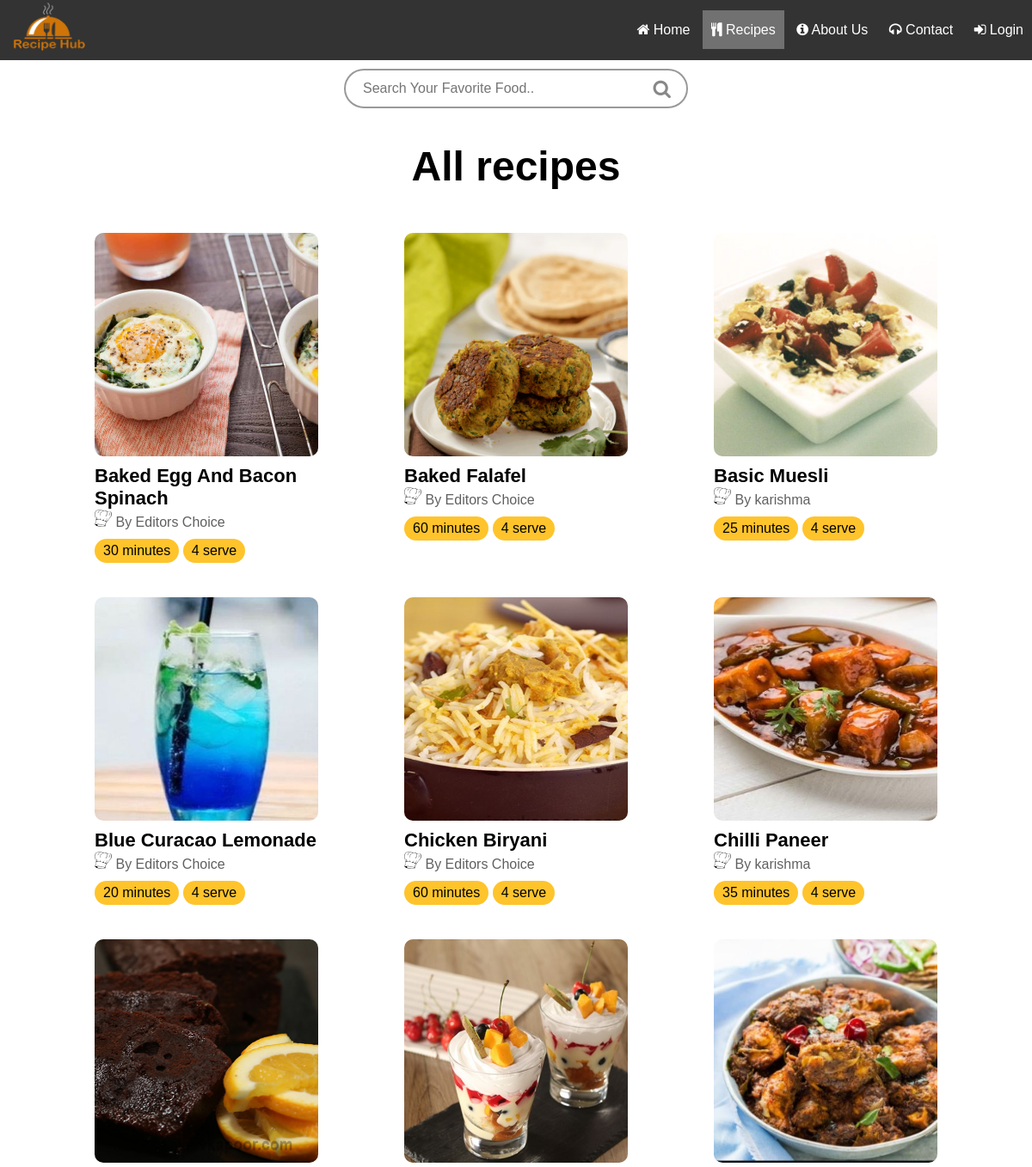
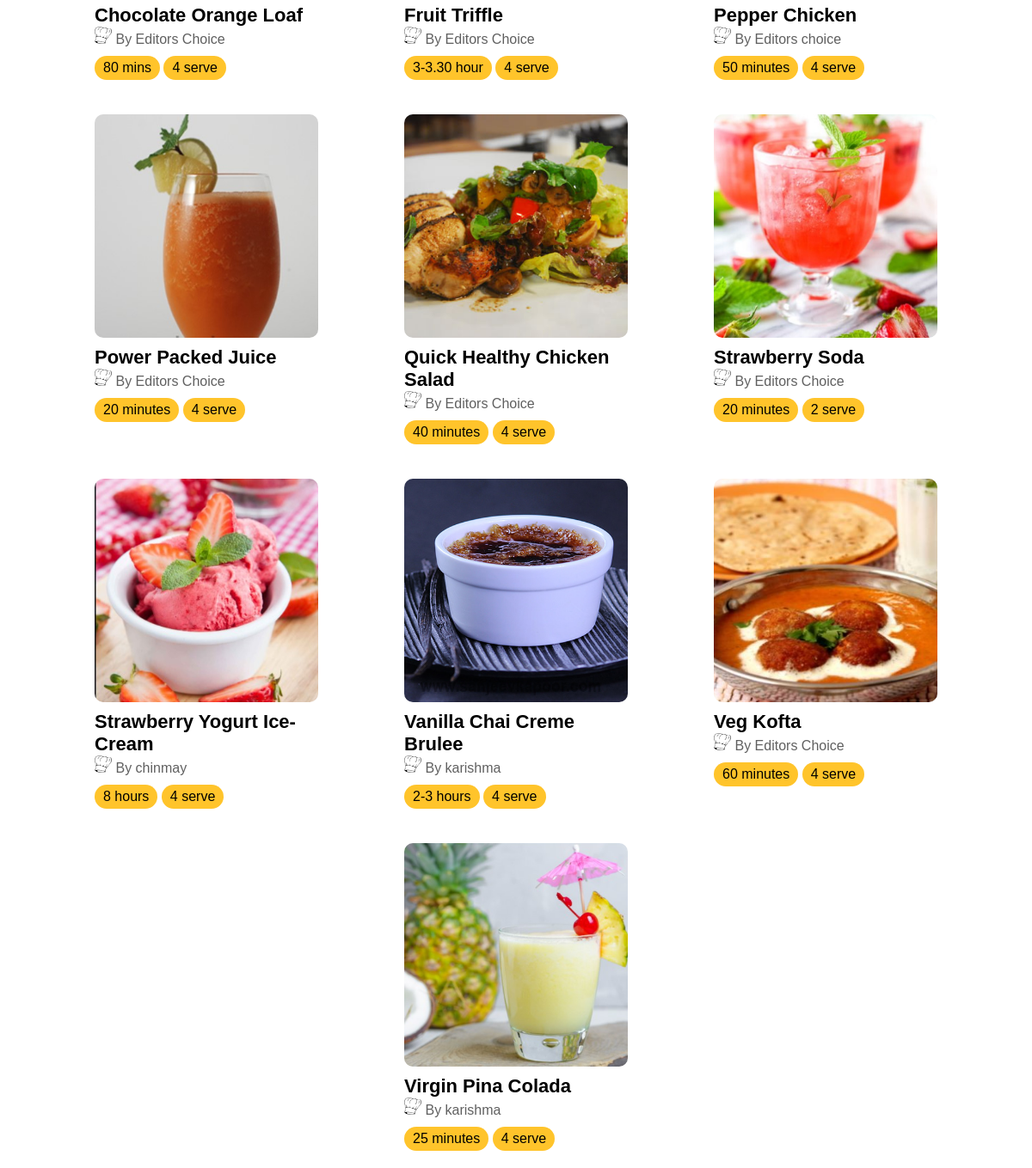
The page /allrecipes.php on the database its author committed (2 pictures, top to bottom).
### tables this page shows
CREATE TABLE `dishes` (
  `id` int(10) NOT NULL,
  `name` varchar(255) NOT NULL,
  `uploded_by` varchar(255) NOT NULL,
  `prep` varchar(255) NOT NULL,
  `cook` varchar(255) NOT NULL,
  `ready_in` varchar(255) NOT NULL,
  `category` varchar(255) NOT NULL,
  `serve` int(10) NOT NULL,
  `level` varchar(255) NOT NULL,
  `discription` text NOT NULL,
  `nutritions` longtext NOT NULL,
  `image` varchar(255) NOT NULL
);

### allrecipes.php (the view, shortened to what this page needs)
<?php
    require_once "pdo.php";
    if(isset($_GET['category'])){
        $stmt = $pdo->prepare("SELECT * FROM `dishes` WHERE `category`=:category ORDER BY `name`");
        $stmt->execute(array(":category" => $_GET['category']));
    }
    elseif(isset($_GET['search'])){
        $search= $_GET['search'];
        $stmt = $pdo->prepare("SELECT * FROM `dishes` WHERE `name` LIKE '$search%' ORDER BY `name`");
        $stmt->execute();
    }
    else{
        $stmt = $pdo->prepare("SELECT * FROM `dishes` ORDER BY `name`");
        $stmt->execute();
    }
    $rows = $stmt->fetchAll(PDO::FETCH_ASSOC);
?>
<!DOCTYPE html>
<html>
<head>
 		<link rel="stylesheet" href="https://cdnjs.cloudflare.com/ajax/libs/font-awesome/4.7.0/css/font-awesome.min.css">
     <link rel="stylesheet" href="recipe_styles.css">
</head>
<body>
<div class="navbar">
  <div class="logo">
    <img src="img/recipehub.png" id="logoimg" height="70px" width="120px">
  </div>
<ul id="navlist">
  <li class="navlist"><a href="recipe_trial.php"><i class="fa fa-home" aria-hidden="true"></i> Home</a></li>
  <li class="navlist"><a class='active' href="allrecipes.php"><i class='fa fa-cutlery' aria-hidden='true'></i> Recipes</a></li>
  <li class="navlist"><a href="about.php"><i class="fa fa-info-circle" aria-hidden="true"></i> About Us</a></li>
  <li class="navlist"><a href="contact.php"><i class="fa fa-headphones" aria-hidden="true"></i> Contact</a></li>
  <li class="navlist" id='dropbtn'>
  <?php
      if(isset($_SESSION['username'])){
        echo "<a><i class='fa fa-user' aria-hidden='true'></i> welcome ".$_SESSION['username']." <i class='fa fa-angle-double-down' aria-hidden='true'></i></a>";
        echo "<div class='dropdown-content'>";
        echo "<a href='user.php'><i class='fa fa-cutlery' aria-hidden='true'></i> My recipes</a>";
        echo "<a href='logout.php'><i class='fa fa-sign-out' aria-hidden='true'></i> Log Out</a>";
        echo "</div>";
      }else{
        echo "<a href='landing.php'><i class='fa fa-sign-in' aria-hidden='true'></i> Login</a>";
      }
  ?>
  </li>
</ul>
</div>
<div class="recipes">
  <div id="searchbox">
    <form>
      <input id="search" type="text" name="search" placeholder="Search Your Favorite Food.."><i class="fa fa-search searchicon" aria-hidden="true"></i>
    </form>
  </div>
    <center><h2 style="margin: 30px;font-size: 3rem;">
    <?php
    if(isset($_GET['category'])){
        echo $_GET['category'];
    }else{
        echo 'All recipes';
    }
    ?>
    </h2></center>
    <div class="list">
    <?php
        if ( count($rows) == 0) {
            echo ("<p style='margin:10px;'>no recipes</p>");
        }
        else{
            foreach( $rows as $row ) {
                ?>
                <div class="recipe_card">
                    <div class="dish_img">
                        <a href="recipe.php?id=<?=$row['id']?>">
                            <img class="dishimg" src="<?=$row['image']?>" height="100%" width="100%" >
                        </a>
                    </div>
                    <div class="dish_info">
                        <div class="dishname" style="margin: 10px 0;">
                        <h4 ><a href="recipe.php?id=<?=$row['id']?>" class="dish_name"><?=$row['name']?></a></h4>
                        <a class="chefname" href="#"><img src="img/chefhat.png" alt="" width="20" height="20"> By <?=$row['uploded_by']?></a>
                        </div>
                        <div class="dish_metadata">
                            <div class="meta"><?=$row['ready_in']?></div>
                            <div class="meta"><?=$row['serve']?> serve</div>
                        </div>
                    </div>
                </div>
                <?php
            }
        }
    ?>
</div>
</body>
</html>

### recipe_styles.css (style rules this page uses)
* { box-sizing: border-box; margin: 0; padding: 0; }
body { font-family: Verdana, sans-serif; }
.navbar { position: sticky; top: 0; background-color: #333; height: 70px; line-height: 70px; z-index: 3; }
.logo { float: left; height: 100%; }
#navlist { list-style-type: none; margin: 0; padding: 0; float: right; }
.navlist { height: 100%; display: inline-block; }
.navlist:last-child { border-right: none; }
.navlist a { color: white; text-align: center; padding: 14px 10px; text-decoration: none; }
.active { background-color: #4CAF50; }
.active { background-color: #717171; }
.list { display: flex; flex-wrap: wrap; width: 90%; margin: 0 auto; justify-content: space-around; }
.recipe_card { width: 280px; padding:10px; margin: 10px; position: relative; }
.dish_img { height: 260px; width: 100%; border-radius: 10px; overflow: hidden; margin-right: 20px; }
.dishimg { transition: transform .3s ease,opacity .3s; -webkit-transition: -webkit-transform .3s ease,opacity .3s; width: 100%; height: 100%; object-fit: cover; }
.chefname { color: #606060; font-weight: 400; font-size: 16px; text-decoration: none; }
.meta { background-color: #ffc42b; display: inline-block; padding: 5px 10px; border-radius: 20px; }
.dish_name { text-decoration: none; color: #000; font-size: 22px; }

### allrecipes.php (style rules this page uses)
#searchbox { width: 400px; margin: 0 auto; position: relative; }
#search { width: 100%; border: 2px solid #999999; border-radius: 50px; font-size: 16px; background-color: transparent; padding: 12px 50px 12px 20px; margin: 10px 0; outline: none; }
.searchicon { position: absolute; color: #888888; font-size: 22px; padding: 12px 20px 12px 12px; margin: 10px 0; right: 0; }

### rows shown on the page
dishes: image (picture), name "Baked Egg And Bacon Spinach", uploded_by "Editors Choice", ready_in "30 minutes", serve "4"
dishes: image (picture), name "Baked Falafel", uploded_by "Editors Choice", ready_in "60 minutes", serve "4"
dishes: image (picture), name "Basic Muesli", uploded_by "karishma", ready_in "25 minutes", serve "4"
dishes: image (picture), name "Blue Curacao Lemonade", uploded_by "Editors Choice", ready_in "20 minutes", serve "4"
dishes: image (picture), name "Chicken Biryani", uploded_by "Editors Choice", ready_in "60 minutes", serve "4"
dishes: image (picture), name "Chilli Paneer", uploded_by "karishma", ready_in "35 minutes", serve "4"
dishes: image (picture), name "Chocolate Orange Loaf", uploded_by "Editors Choice", ready_in "80 mins", serve "4"
dishes: image (picture), name "Fruit Triffle", uploded_by "Editors Choice", ready_in "3-3.30 hour", serve "4"
dishes: image (picture), name "Pepper Chicken", uploded_by "Editors choice", ready_in "50 minutes", serve "4"
dishes: image (picture), name "Power Packed Juice", uploded_by "Editors Choice", ready_in "20 minutes", serve "4"
dishes: image (picture), name "Quick Healthy Chicken Salad", uploded_by "Editors Choice", ready_in "40 minutes", serve "4"
dishes: image (picture), name "Strawberry Soda", uploded_by "Editors Choice", ready_in "20 minutes", serve "2"
dishes: image (picture), name "Strawberry Yogurt Ice-Cream", uploded_by "chinmay", ready_in "8 hours", serve "4"
dishes: image (picture), name "Vanilla Chai Creme Brulee", uploded_by "karishma", ready_in "2-3 hours", serve "4"
dishes: image (picture), name "Veg Kofta", uploded_by "Editors Choice", ready_in "60 minutes", serve "4"
dishes: image (picture), name "Virgin Pina Colada", uploded_by "karishma", ready_in "25 minutes", serve "4"
